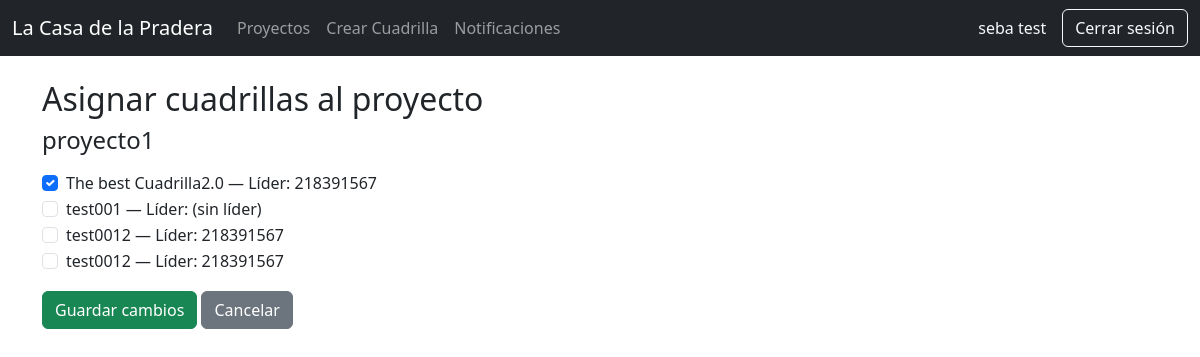
Before: /proyectos/9/asignar-cuadrillas/ (signed in) with the older database file.
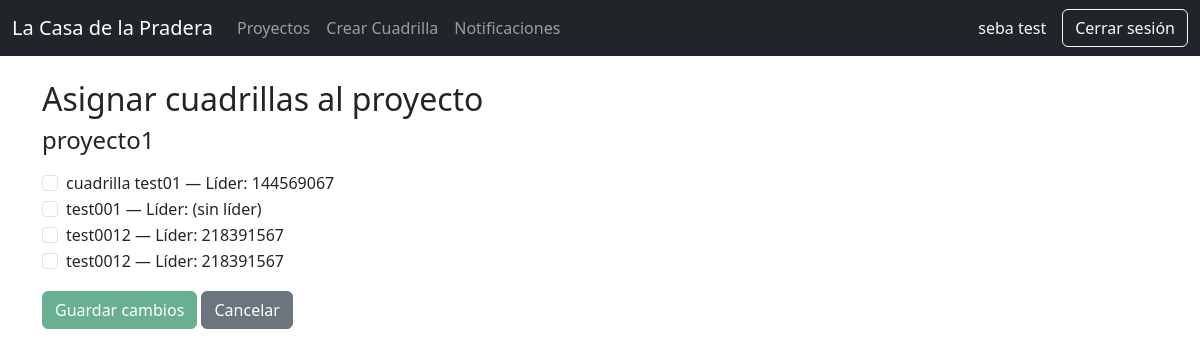
After: the same page with the newer database file.
### personal/models.py (models this page shows, shortened)
class Cuadrilla(models.Model):
    nombre = models.CharField(max_length=100)
    proyecto = models.ForeignKey(Proyecto, on_delete=models.CASCADE, related_name='cuadrillas', null=True, blank=True)
    lider = models.ForeignKey(User, on_delete=models.SET_NULL, null=True, blank=True, related_name='cuadrillas_lideradas')

### proyectos/views.py (the view, shortened to what this page needs)
# urls.py: path('<int:proyecto_id>/asignar-cuadrillas/', views.asignar_cuadrillas, name='asignar_cuadrillas'),
@login_required
@user_passes_test(es_jefe)
def asignar_cuadrillas(request, proyecto_id):
    proyecto = Proyecto.objects.get(id=proyecto_id, jefe=request.user)
    cuadrillas_disponibles = Cuadrilla.objects.all()
    cuadrillas_asignadas = Cuadrilla.objects.filter(proyecto=proyecto).values_list('id', flat=True)
    return render(request, 'asignar_cuadrillas.html', {
        'proyecto': proyecto,
        'cuadrillas_disponibles': cuadrillas_disponibles,
        'cuadrillas_asignadas': cuadrillas_asignadas
    })

### core/context_processors.py (called while the page is built)
def notificaciones_no_leidas(request):
    if request.user.is_authenticated:
        return {
            "notifs_no_leidas": request.user.notificaciones.filter(leida=False).count()
        }
    return {"notifs_no_leidas": 0}

### personal/templatetags/custom_tags.py (called while the page is built)
@register.filter
def has_group(user, group_name):
    return user.groups.filter(name=group_name).exists()

### proyectos/views.py (called while the page is built)
def es_jefe(user):
    return user.groups.filter(name='JefeProyecto').exists()

### proyectos/templates/asignar_cuadrillas.html (shortened to what this page needs)
{% extends 'base.html' %}
{% block content %}
<h2>Asignar cuadrillas al proyecto</h2>
<h4>{{ proyecto.nombre }}</h4>
<form method="POST">
    <div class="form-group mt-3">
        {% for c in cuadrillas_disponibles %}
        <div class="form-check">
            <input
                class="form-check-input cuadrilla-checkbox"
                type="checkbox"
                name="cuadrillas"
                value="{{ c.id }}"
                id="cuadrilla_{{ c.id }}"
                {% if c.id in cuadrillas_asignadas %}checked{% endif %}>
            <label class="form-check-label" for="cuadrilla_{{ c.id }}">
                {{ c.nombre }} — Líder: {{ c.lider.username|default:"(sin líder)" }}
            </label>
        </div>
        {% endfor %}
    </div>
    <button type="submit" class="btn btn-success mt-3">Guardar cambios</button>
    <a href="{% url 'proyectos:panel' %}" class="btn btn-secondary mt-3">Cancelar</a>
</form>
{% endblock %}

Changed rows visible on the page:
changed Cuadrilla: cuadrillas "☑" → "☐"; nombre "The best Cuadrilla2.0" → "cuadrilla test01"; lider.username "218391567" → "144569067"
